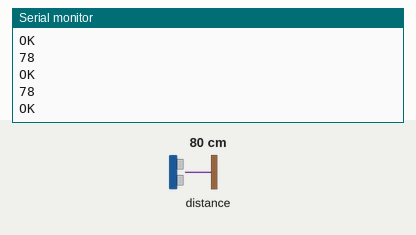
Simulated run of this sketch. Board: Arduino Uno, built with avr-gcc and run on an emulated ATmega328P. On the bench: the last lines printed to the serial monitor. Wiring (inferred from the names in the program): ultrasonic range finder: trigger pin 2; echo pin 0. The inputs (shaded band) are chosen by the test bench; at power-on: distance to the obstacle 80 cm. The echo pulse lasts 58.3 µs per cm; WiFi joins after 1.5 s; servers stay silent unless stated.

Above: at 2.7 s.
2.8 s: distance to the obstacle set to 2 cm
At 3.34 s:
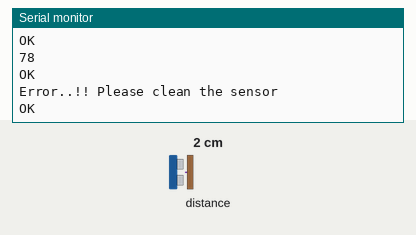
5.0 s: distance to the obstacle set to 18 cm
At 5.33 s:
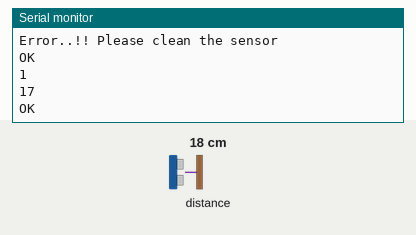
Timing chart, 0 to 8.0 s (numbered marks = the images above; inputs shaded):
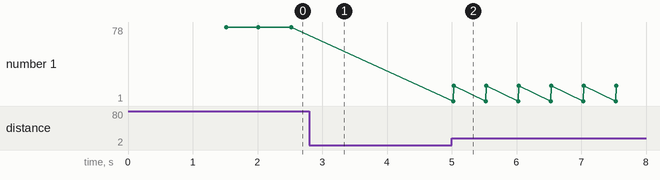

Measured:
- after the input at 2.8 s, the serial monitor: prints a new line after 0.22 s (image 1)
- after the input at 5.0 s, the serial monitor: prints a new line at once (image 2)
- plotted number 1: 78 → 17 after the input at 5.0 s

The sketch:

slot1.ino
```cpp
#include <Ubidots.h>
#include <ArduinoJson.h>
const int trigPin = 2;  //D4
const int echoPin = 0;  //D3

long duration;
int distance;

const char* ubidots_host = "industrial.api.ubidots.com";
const char* UBIDOTS_TOKEN = "BBFF-HBVruVizsOTaazKbHRo1VTxpMZxOWZ";  // Put here your Ubidots TOKEN

const char* WIFI_SSID = "SAVY";      // Put here your Wi-Fi SSID
const char* WIFI_PASS = "sathwik2627";      // Put here your Wi-Fi password

const char* DEVICE_LABEL = "nodemcu";  // Replace with your device label

Ubidots ubidots(UBIDOTS_TOKEN, UBI_HTTP);

void setup() {
     WiFi.begin(WIFI_SSID, WIFI_PASS);             // Connect to the network
  int i = 0;
  while (WiFi.status() != WL_CONNECTED) { // Wait for the Wi-Fi to connect
    delay(1000);
    Serial.print(++i); Serial.print(' ');
  }

  pinMode(trigPin, OUTPUT); // Sets the trigPin as an Output
  pinMode(echoPin, INPUT); // Sets the echoPin as an Input
  Serial.begin(9600); // Starts the serial communication
  Serial.println("Lets start");
}

void loop() {

  digitalWrite(trigPin, LOW);
  delayMicroseconds(2);

  // Sets the trigPin on HIGH state for 10 micro seconds
  digitalWrite(trigPin, HIGH);
  delayMicroseconds(10);
  digitalWrite(trigPin, LOW);

  // Reads the echoPin, returns the sound wave travel time in microseconds
  duration = pulseIn(echoPin, HIGH);

  // Calculating the distance
  distance= duration*0.034/2;
  // Prints the distance on the Serial Monitor
  // Serial.print("Distance: ");
  // Serial.println(distance);
  if(distance<10||distance>1800)
  {
    ubidots.add("dist", 4);
    Serial.println("Error..!! Please clean the sensor"); // when an object is placed very close to sensor it gives very large value as distance, hence it is assumed
    //dust like leaves are covering the sensor.
  }
  else if(distance<=50)
  {
    //If the distance is less than 50 cm it means there exists a vechile in the parking slot
    ubidots.add("dist", 1);
    Serial.println(1);
    Serial.println(distance);

  }
  else
  {
    //If distance is greater than 50cm that means there isn't any vechile in the parking slot.
    ubidots.add("dist", 0);
    Serial.println(distance);
  }


  bool sent = false;

  sent = ubidots.send("nodemcu");

  if(sent){
    Serial.println("OK");
  }

  delay(500);

}
```
